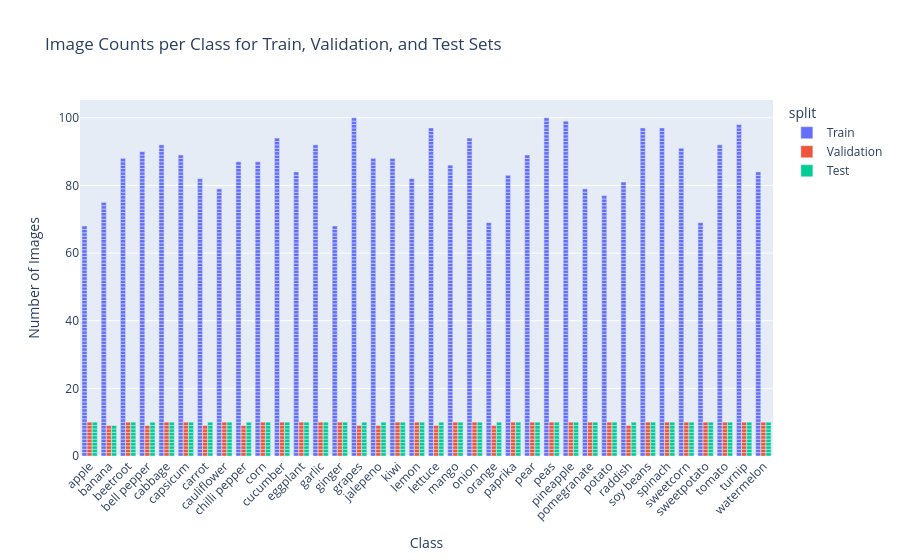

Notebook source saved alongside this figure:
### Code cell
# Build a dataframe for a split
def build_df(path, split_name):
    data = []
    for cls in os.listdir(path):
        folder = os.path.join(path, cls)
        if not os.path.isdir(folder): continue
        num_images = len(os.listdir(folder))
        data.extend([{'class': cls, 'split': split_name}] * num_images)
    return pd.DataFrame(data)

# Build dataframes
df_train = build_df(train_path, 'Train')
df_valid = build_df(validate_path, 'Validation')
df_test  = build_df(test_path, 'Test')

# Combine all data
df = pd.concat([df_train, df_valid, df_test], ignore_index=True)

# Plot the count of each category
fig = px.bar(df, x='class', color='split', barmode='group',
             title='Image Counts per Class for Train, Validation, and Test Sets')
fig.update_layout(xaxis_title='Class',xaxis_tickangle=-45, yaxis_title='Number of Images')
fig.show()

### Figure 1 — Plotly figure (JSON) as saved in the notebook; plotly's stock layout.template omitted (floating-point values rounded to 4 significant figures; data arrays with more than 128 entries replaced by an {"elided": "..."} marker saying what was removed)
{"data": [{"alignmentgroup": "True", "hovertemplate": "split=Train<br>class=%{x}<br>count=%{y}<extra></extra>", "legendgroup": "Train", "marker": {"color": "#636efa", "pattern": {"shape": ""}}, "name": "Train", "offsetgroup": "Train", "orientation": "v", "showlegend": true, "textposition": "auto", "type": "bar", "x": {"elided": "3115 str values"}, "xaxis": "x", "y": {"elided": "3115 int values"}, "yaxis": "y"}, {"alignmentgroup": "True", "hovertemplate": "split=Validation<br>class=%{x}<br>count=%{y}<extra></extra>", "legendgroup": "Validation", "marker": {"color": "#EF553B", "pattern": {"shape": ""}}, "name": "Validation", "offsetgroup": "Validation", "orientation": "v", "showlegend": true, "textposition": "auto", "type": "bar", "x": {"elided": "351 str values"}, "xaxis": "x", "y": {"elided": "351 int values"}, "yaxis": "y"}, {"alignmentgroup": "True", "hovertemplate": "split=Test<br>class=%{x}<br>count=%{y}<extra></extra>", "legendgroup": "Test", "marker": {"color": "#00cc96", "pattern": {"shape": ""}}, "name": "Test", "offsetgroup": "Test", "orientation": "v", "showlegend": true, "textposition": "auto", "type": "bar", "x": {"elided": "359 str values"}, "xaxis": "x", "y": {"elided": "359 int values"}, "yaxis": "y"}], "layout": {"barmode": "group", "legend": {"title": {"text": "split"}, "tracegroupgap": 0}, "title": {"text": "Image Counts per Class for Train, Validation, and Test Sets"}, "xaxis": {"anchor": "y", "domain": [0, 1], "tickangle": -45, "title": {"text": "Class"}}, "yaxis": {"anchor": "x", "domain": [0, 1], "title": {"text": "Number of Images"}}}}
